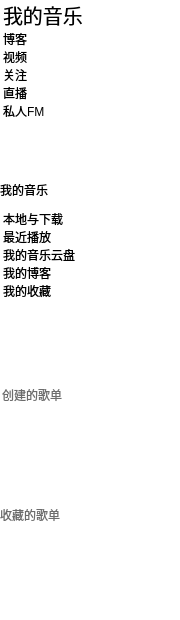
        <widget class="QWidget" name="scrollAreaWidgetContents">
         <property name="enabled">
          <bool>true</bool>
         </property>
         <property name="geometry">
          <rect>
           <x>0</x>
           <y>36</y>
           <width>180</width>
           <height>620</height>
          </rect>
         </property>
         <property name="sizePolicy">
          <sizepolicy hsizetype="Expanding" vsizetype="Minimum">
           <horstretch>0</horstretch>
           <verstretch>0</verstretch>
          </sizepolicy>
         </property>
         <property name="minimumSize">
          <size>
           <width>180</width>
           <height>0</height>
          </size>
         </property>
         <property name="maximumSize">
          <size>
           <width>190</width>
           <height>16777215</height>
          </size>
         </property>
         <property name="layoutDirection">
          <enum>Qt::LeftToRight</enum>
         </property>
         <property name="autoFillBackground">
          <bool>false</bool>
         </property>
         <property name="styleSheet">
          <string notr="true"> border: none;
 background-color: transparent;

</string>
         </property>
         <layout class="QGridLayout" name="gridLayout">
          <property name="sizeConstraint">
           <enum>QLayout::SetDefaultConstraint</enum>
          </property>
          <property name="leftMargin">
           <number>0</number>
          </property>
          <property name="topMargin">
           <number>0</number>
          </property>
          <property name="rightMargin">
           <number>0</number>
          </property>
          <property name="bottomMargin">
           <number>0</number>
          </property>
          <property name="spacing">
           <number>0</number>
          </property>
          <item row="0" column="0">
           <widget class="QListWidget" name="listWidget">
            <property name="sizePolicy">
             <sizepolicy hsizetype="Expanding" vsizetype="Minimum">
              <horstretch>0</horstretch>
              <verstretch>0</verstretch>
             </sizepolicy>
            </property>
            <property name="minimumSize">
             <size>
              <width>0</width>
              <height>180</height>
             </size>
            </property>
            <property name="maximumSize">
             <size>
              <width>16777215</width>
              <height>180</height>
             </size>
            </property>
            <property name="styleSheet">
             <string notr="true"> border: none;
 background-color: transparent;
</string>
            </property>
            <property name="verticalScrollBarPolicy">
             <enum>Qt::ScrollBarAlwaysOff</enum>
            </property>
            <property name="sizeAdjustPolicy">
             <enum>QAbstractScrollArea::AdjustIgnored</enum>
            </property>
            <property name="defaultDropAction">
             <enum>Qt::CopyAction</enum>
            </property>
            <property name="selectionMode">
             <enum>QAbstractItemView::ExtendedSelection</enum>
            </property>
            <property name="verticalScrollMode">
             <enum>QAbstractItemView::ScrollPerItem</enum>
            </property>
            <property name="resizeMode">
             <enum>QListView::Adjust</enum>
            </property>
            <item>
             <property name="text">
              <string>我的音乐</string>
             </property>
             <property name="font">
              <font>
               <pointsize>15</pointsize>
              </font>
             </property>
            </item>
            <item>
             <property name="text">
              <string>博客</string>
             </property>
            </item>
            <item>
             <property name="text">
              <string>视频</string>
             </property>
            </item>
            <item>
             <property name="text">
              <string>关注</string>
             </property>
            </item>
            <item>
             <property name="text">
              <string>直播</string>
             </property>
            </item>
            <item>
             <property name="text">
              <string>私人FM</string>
             </property>
            </item>
           </widget>
          </item>
          <item row="2" column="0">
           <widget class="QListWidget" name="down_listWidget">
            <property name="sizePolicy">
             <sizepolicy hsizetype="Expanding" vsizetype="Minimum">
              <horstretch>0</horstretch>
              <verstretch>0</verstretch>
             </sizepolicy>
            </property>
            <property name="minimumSize">
             <size>
              <width>0</width>
              <height>180</height>
             </size>
            </property>
            <property name="maximumSize">
             <size>
              <width>16777215</width>
              <height>160</height>
             </size>
            </property>
            <property name="styleSheet">
             <string notr="true"> border: none;
 background-color: transparent;
</string>
            </property>
            <property name="verticalScrollBarPolicy">
             <enum>Qt::ScrollBarAlwaysOff</enum>
            </property>
            <property name="sizeAdjustPolicy">
             <enum>QAbstractScrollArea::AdjustToContents</enum>
            </property>
            <property name="defaultDropAction">
             <enum>Qt::CopyAction</enum>
            </property>
            <property name="selectionMode">
             <enum>QAbstractItemView::ExtendedSelection</enum>
            </property>
            <property name="verticalScrollMode">
             <enum>QAbstractItemView::ScrollPerItem</enum>
            </property>
            <property name="resizeMode">
             <enum>QListView::Adjust</enum>
            </property>
            <item>
             <property name="text">
              <string>本地与下载</string>
             </property>
            </item>
            <item>
             <property name="text">
              <string>最近播放</string>
             </property>
            </item>
            <item>
             <property name="text">
              <string>我的音乐云盘</string>
             </property>
            </item>
            <item>
             <property name="text">
              <string>我的博客</string>
             </property>
            </item>
            <item>
             <property name="text">
              <string>我的收藏</string>
             </property>
            </item>
           </widget>
          </item>
          <item row="5" column="0">
           <widget class="QPushButton" name="btn_collectMenu">
            <property name="sizePolicy">
             <sizepolicy hsizetype="Expanding" vsizetype="Minimum">
              <horstretch>0</horstretch>
              <verstretch>0</verstretch>
             </sizepolicy>
            </property>
            <property name="minimumSize">
             <size>
              <width>0</width>
              <height>30</height>
             </size>
            </property>
            <property name="maximumSize">
             <size>
              <width>72</width>
              <height>30</height>
             </size>
            </property>
            <property name="styleSheet">
             <string notr="true">color: rgb(108, 108, 108);
background-color: transparent;
text-align: left;</string>
            </property>
            <property name="text">
             <string>收藏的歌单</string>
            </property>
           </widget>
          </item>
          <item row="1" column="0">
           <widget class="QLabel" name="label">
            <property name="minimumSize">
             <size>
              <width>0</width>
              <height>20</height>
             </size>
            </property>
            <property name="maximumSize">
             <size>
              <width>16777215</width>
              <height>20</height>
             </size>
            </property>
            <property name="text">
             <string>我的音乐</string>
            </property>
           </widget>
          </item>
          <item row="3" column="0">
           <layout class="QHBoxLayout" name="horizontalLayout">
            <property name="sizeConstraint">
             <enum>QLayout::SetMinimumSize</enum>
            </property>
            <item>
             <widget class="QPushButton" name="btn_SongMenu">
              <property name="sizePolicy">
               <sizepolicy hsizetype="Minimum" vsizetype="Preferred">
                <horstretch>0</horstretch>
                <verstretch>0</verstretch>
               </sizepolicy>
              </property>
              <property name="minimumSize">
               <size>
                <width>0</width>
                <height>30</height>
               </size>
              </property>
              <property name="maximumSize">
               <size>
                <width>72</width>
                <height>30</height>
               </size>
              </property>
              <property name="styleSheet">
               <string notr="true">color: rgb(108, 108, 108);
background-color: transparent;
text-align: left;</string>
              </property>
              <property name="text">
               <string>创建的歌单</string>
              </property>
              <property name="autoRepeatDelay">
               <number>0</number>
              </property>
             </widget>
            </item>
            <item>
             <widget class="QLabel" name="label_2">
              <property name="minimumSize">
               <size>
                <width>20</width>
                <height>20</height>
               </size>
              </property>
              <property name="maximumSize">
               <size>
                <width>20</width>
                <height>20</height>
               </size>
              </property>
              <property name="styleSheet">
               <string notr="true">QLabel#label_2{
border-image: url(:/images/btn_right_1_h.png);
}

QLabel#label_2:hover{
border-image: url(:/images/btn_right_1_n.png);
}


</string>
              </property>
              <property name="text">
               <string/>
              </property>
             </widget>
            </item>
            <item>
             <spacer name="horizontalSpacer_7">
              <property name="orientation">
               <enum>Qt::Horizontal</enum>
              </property>
              <property name="sizeType">
               <enum>QSizePolicy::Fixed</enum>
              </property>
              <property name="sizeHint" stdset="0">
               <size>
                <width>42</width>
                <height>30</height>
               </size>
              </property>
             </spacer>
            </item>
            <item>
             <widget class="QPushButton" name="AddSongMenu">
              <property name="minimumSize">
               <size>
                <width>35</width>
                <height>30</height>
               </size>
              </property>
              <property name="maximumSize">
               <size>
                <width>35</width>
                <height>30</height>
               </size>
              </property>
              <property name="styleSheet">
               <string notr="true">border-image: url(:/images/add.png);</string>
              </property>
              <property name="text">
               <string/>
              </property>
             </widget>
            </item>
           </layout>
          </item>
          <item row="4" column="0">
           <widget class="QListWidget" name="SongMenuList">
            <property name="sizePolicy">
             <sizepolicy hsizetype="Expanding" vsizetype="Minimum">
              <horstretch>0</horstretch>
              <verstretch>0</verstretch>
             </sizepolicy>
            </property>
            <property name="verticalScrollBarPolicy">
             <enum>Qt::ScrollBarAlwaysOff</enum>
            </property>
            <property name="sizeAdjustPolicy">
             <enum>QAbstractScrollArea::AdjustToContents</enum>
            </property>
            <property name="verticalScrollMode">
             <enum>QAbstractItemView::ScrollPerItem</enum>
            </property>
           </widget>
          </item>
          <item row="6" column="0">
           <widget class="QListWidget" name="CollectSongMenuList">
            <property name="sizePolicy">
             <sizepolicy hsizetype="Expanding" vsizetype="Minimum">
              <horstretch>0</horstretch>
              <verstretch>0</verstretch>
             </sizepolicy>
            </property>
            <property name="verticalScrollBarPolicy">
             <enum>Qt::ScrollBarAlwaysOff</enum>
            </property>
            <property name="sizeAdjustPolicy">
             <enum>QAbstractScrollArea::AdjustToContents</enum>
            </property>
            <property name="verticalScrollMode">
             <enum>QAbstractItemView::ScrollPerItem</enum>
            </property>
           </widget>
          </item>
         </layout>
        </widget>
